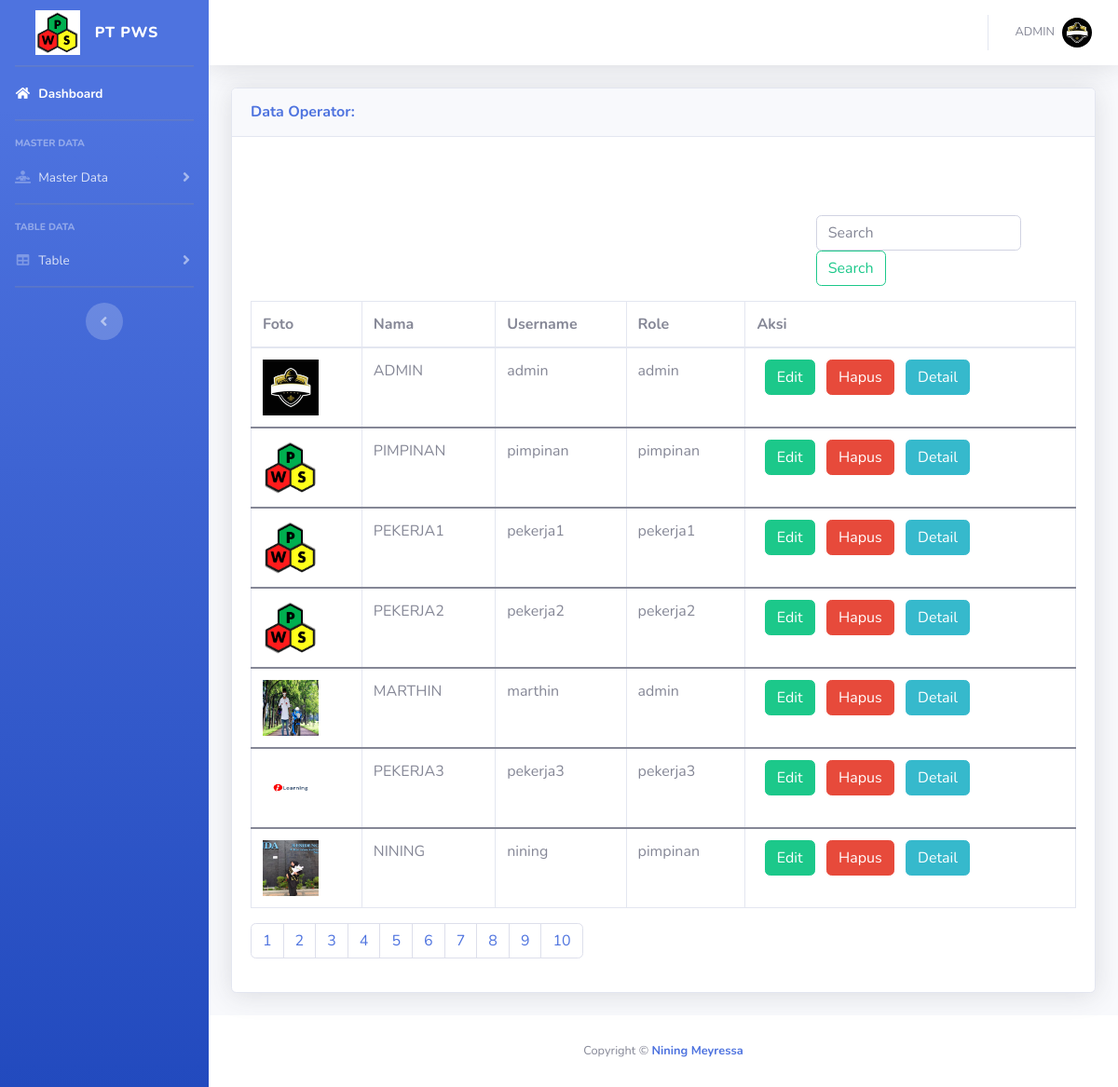
Page /admin/tab_pengguna.php (signed in) on the committed database.
### tables this page shows
CREATE TABLE `users` (
  `id` int(11) NOT NULL,
  `username` varchar(222) NOT NULL,
  `password` varchar(222) NOT NULL,
  `nama` varchar(222) NOT NULL,
  `foto` varchar(222) NOT NULL,
  `role` varchar(222) NOT NULL
);

### config/koneksi.php (called while the page is built)
<?php
$conn = mysqli_connect('localhost', 'root', '', 'rekam_pws') or die($conn);
function user()
{
  global $conn;
  $sss = mysqli_query($conn, "select * from users where id = '" . $_SESSION['user'] . "'");
  return mysqli_fetch_array($sss);
}

### admin/tab_pengguna.php (the view, shortened to what this page needs)
<?php
include '../config/koneksi.php';
?>
<!DOCTYPE html>
<html lang="en">
<head>
    <link href="https://cdn.jsdelivr.net/npm/bootstrap@5.1.1/dist/css/bootstrap.min.css" rel="stylesheet">
    <link href="vendor/fontawesome-free/css/all.min.css" rel="stylesheet" type="text/css">
    <link href="css/sb-admin-2.min.css" rel="stylesheet">
</head>
<body id="page-top">
    <div id="wrapper">
        <ul class="navbar-nav bg-gradient-primary sidebar sidebar-dark accordion" id="accordionSidebar">
            <a class="sidebar-brand d-flex align-items-center justify-content-center" href="">
                <input type="image" src="img/pws_logo.png" alt="Submit" width="48" height="48">
                <div class="sidebar-brand-text mx-3">PT PWS</div>
            </a>
            <hr class="sidebar-divider my-0">
            <li class="nav-item active">
                <a class="nav-link" href="index.php">
                    <i class="fas fa-fw fa-home"></i>
                    <span>Dashboard</span></a>
            </li>
            <hr class="sidebar-divider">
            <div class="sidebar-heading">
                Master Data
            </div>
            <li class="nav-item">
                <a class="nav-link collapsed" href="#" data-toggle="collapse" data-target="#collapseTwo" aria-expanded="true" aria-controls="collapseTwo">
                    <i class="fas fa-fw fa-diagnoses"></i>
                    <span>Master Data</span>
                </a>
            </li>
            <hr class="sidebar-divider">
            <div class="sidebar-heading">
                Table Data
            </div>
            <li class="nav-item">
                <a class="nav-link collapsed" href="#" data-toggle="collapse" data-target="#collapsePages" aria-expanded="true" aria-controls="collapsePages">
                    <i class="fas fa-fw fa-table"></i>
                    <span>Table</span>
                </a>
            </li>
            <hr class="sidebar-divider">
            <div class="text-center d-none d-md-inline">
                <button class="rounded-circle border-0" id="sidebarToggle"></button>
            </div>
        </ul>
        <div id="content-wrapper" class="d-flex flex-column">
            <div id="content">
                <nav class="navbar navbar-expand navbar-light bg-white topbar mb-4 static-top shadow">
                    <ul class="navbar-nav ml-auto">
                        <?php
                        $rrr = user();
                        ?>
                        <li class="nav-item dropdown no-arrow">
                            <a class="nav-link dropdown-toggle" href="#" id="userDropdown" role="button" data-toggle="dropdown" aria-haspopup="true" aria-expanded="false">
                                <span class="mr-2 d-none d-lg-inline text-gray-600 small"><?php echo $rrr['nama']; ?></span>
                                <img class="img-profile rounded-circle" src=" img/<?php echo $rrr['foto'] ?>" alt="profile">
                            </a>
                        </li>
                    </ul>
                </nav>
                <div class="container-fluid">
                    <div class="card shadow mb-4">
                        <div class="card-header py-3 d-flex flex-row align-items-center justify-content-between">
                            <h6 class="m-0 font-weight-bold text-primary">Data Operator:</h6>
                        </div>
                        <div class="card-body">
                            <?php
                            $item = 10;
                            ?>
                            <div class="row mt-3">
                                <div class="col-md-8  mt-4">
                                </div>
                                <div class="col-md-4 mt-5 ">
                                    <form class="form-inline my-2 my-lg-0" action="cari_user.php" method="get" name='cari'>
                                        <input class="form-control mr-sm-2" type="search" placeholder="Search" aria-label="Search" name='cari' required>
                                        <button class="btn btn-outline-success my-2 my-sm-0" type="submit">Search</button>
                                    </form>
                                </div>
                            </div>
                            <div class="table-responsive service">
                                <table class="table table-bordered table-hover  mt-3 text-nowrap css-serial">
                                    <thead>
                                        <tr>
                                            <th scope="col">Foto</th>
                                            <th scope="col">Nama</th>
                                            <th scope="col">Username</th>
                                            <th scope="col">Role</th>
                                            <th scope="col">Aksi</th>
                                        </tr>
                                    </thead>
                                    <?php
                                    if (isset($_GET['cari'])) {
                                        $cari = mysqli_real_escape_string($conn, $_GET['cari']);
                                        $brg = mysqli_query($conn, "SELECT * FROM users WHERE username LIKE '%$cari%' OR nama LIKE '%$cari%' OR foto LIKE '%$cari%' OR role LIKE '%$cari%'");
                                        if (mysqli_num_rows($brg) > 0) {
                                            echo "<div class='col-md-10 col-sm-12 col-xs-12 ml-5'>";
                                            echo "<div class='alert alert-primary mt-4 ml-5' role='alert'>";
                                            echo "<p><center>Data Yang Anda Cari  Ditemukan</center></p>";
                                            echo   "</div>";
                                            echo "</div>";
                                        } else {
                                            echo "<div class='col-md-10 col-sm-12 col-xs-12 ml-5'>";
                                            echo "<div class='alert alert-danger mt-4 ml-5' role='alert'>";
                                            echo "<p><center>$cari Yang Anda Cari Tidak Ditemukan</center></p>";
                                            echo   "</div>";
                                            echo "</div>";
                                        }
                                    } else {
                                        $brg = mysqli_query($conn, "SELECT * FROM users");
                                    }
                                    if (mysqli_num_rows($brg)) {
                                        while ($row = mysqli_fetch_array($brg)) {
                                    ?>
                                            <tbody>
                                                <tr>
                                                    <th scope="row"><img width="60px" height="60px" src="img/<?php echo $row['foto'] ?>" alt="<?php echo $row['foto'] ?>"></th>
                                                    <td><?php echo $row['nama'] ?></td>
                                                    <td><?php echo $row['username'] ?></td>
                                                    <td><?php echo $row['role'] ?></td>
                                                    <?php if (user()['id'] != $row['id']) { ?>
                                                        <td>
                                                            <button type="button" class="btn btn-success klik" data-bs-toggle="modal" data-bs-target="#edit" data-id="<?= $row['id']; ?>" data-nama="<?= $row['nama']; ?>">Edit</button>
                                                            <a href="hapus_user.php?id=<?php echo $row['id']; ?>">
                                                                <button type="button" class="btn btn-danger">Hapus</button>
                                                            </a> &nbsp;
                                                            <a href="detail_user.php?id=<?php echo $row['id']; ?>">
                                                                <button type="button" class="btn btn-info">Detail</button>
                                                            </a>
                                                        </td>
                                                    <?php } else { ?>
                                                        <td>
                                                            <button type="button" class="btn btn-success klik" data-bs-toggle="modal" data-bs-target="#edit" data-id="<?= $row['id']; ?>" data-nama="<?= $row['nama']; ?>">Edit</button>
                                                            <button onclick="alert('Tidak dapat menghapus akun milik anda');" type="button" class="btn btn-danger">Hapus</button> &nbsp;
                                                            <a href="detail_user.php?id=<?php echo $row['id']; ?>">
                                                                <button type="button" class="btn btn-info">Detail</button>
                                                            </a>
                                                        </td>
                                                    <?php } ?>
                                                </tr>
                                            </tbody>
                                    <?php }
                                    } elseif (mysqli_num_rows($brg) <= 0 and !$cari) {
                                        echo "<div class='col-md-10 col-sm-12 col-xs-12 ml-5'>";
                                        echo "<div class='alert alert-danger mt-4 ml-5' role='alert'>";
                                        echo "<p><center>Data Anda Masih Kosong</center></p>";
                                        echo "</div>";
                                        echo "</div>";
                                    } ?>
                                </table>
                                <nav aria-label="Page navigation example">
                                    <ul class="pagination">
                                        <?php
                                        for ($x = 1; $x <= $item; $x++) {
                                        ?>
                                            <li class="page-item"><a class="page-link" href="?page=<?php echo $x ?>"><?php echo $x ?></a></li>
                                        <?php
                                        }
                                        ?>
                                    </ul>
                                </nav>
                            </div>
                        </div>
                    </div>
                </div>
            </div>
            <footer class="sticky-footer bg-white">
                <div class="container my-auto">
                    <div class="copyright text-center my-auto">
                        <span>Copyright &copy; <a href="https://www.instagram.com/niningmr/" style="text-decoration: none;"><b>Nining Meyressa</b></a></span>
                    </div>
                </div>
            </footer>
        </div>
    </div>
</body>
</html>

### rows in the picture
users: nama "ADMIN", foto (picture), username "admin", role "admin"
users: foto (picture), nama "PIMPINAN", username "pimpinan", role "pimpinan"
users: foto (picture), nama "PEKERJA1", username "pekerja1", role "pekerja1"
users: foto (picture), nama "PEKERJA2", username "pekerja2", role "pekerja2"
users: foto (picture), nama "MARTHIN", username "marthin", role "admin"
users: foto (picture), nama "PEKERJA3", username "pekerja3", role "pekerja3"
users: foto (picture), nama "NINING", username "nining", role "pimpinan"
